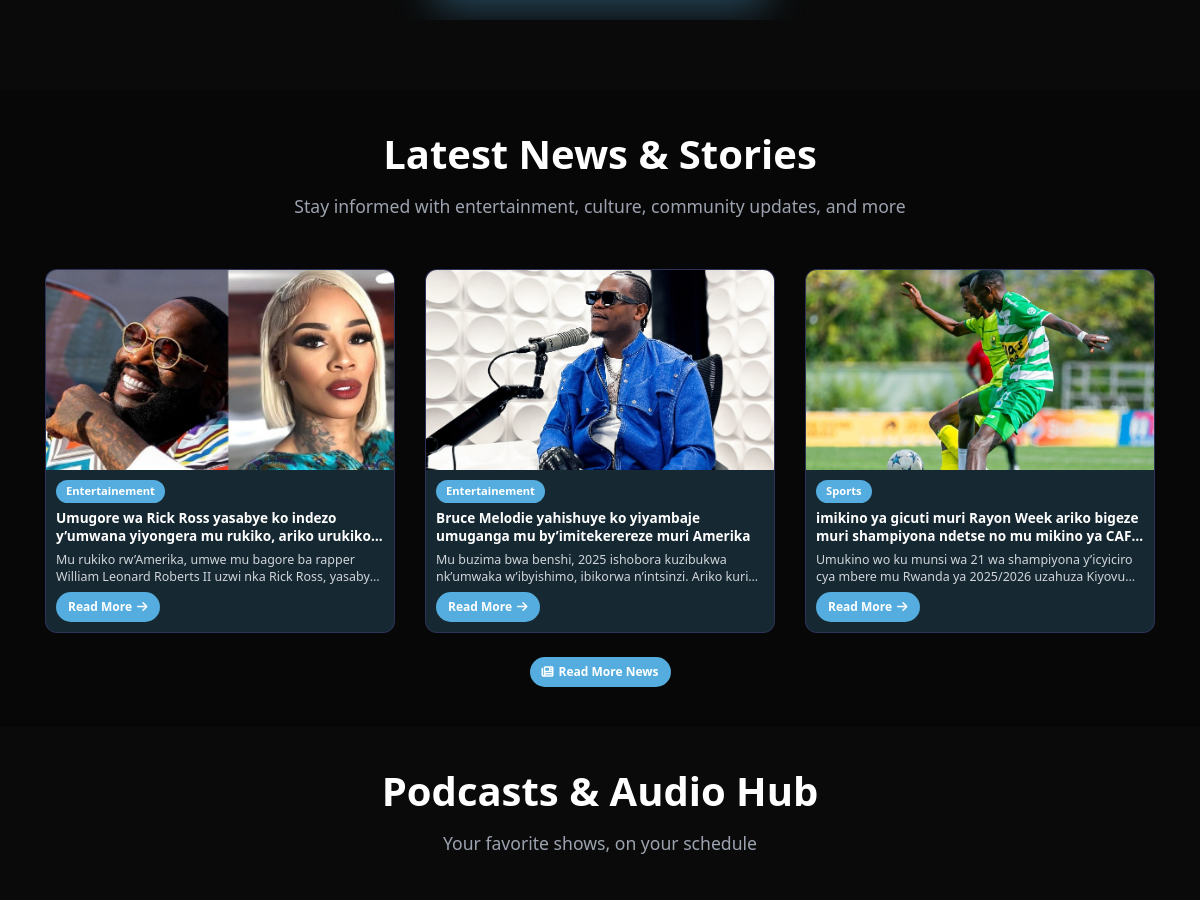
Before: / (middle part) with the older database file.
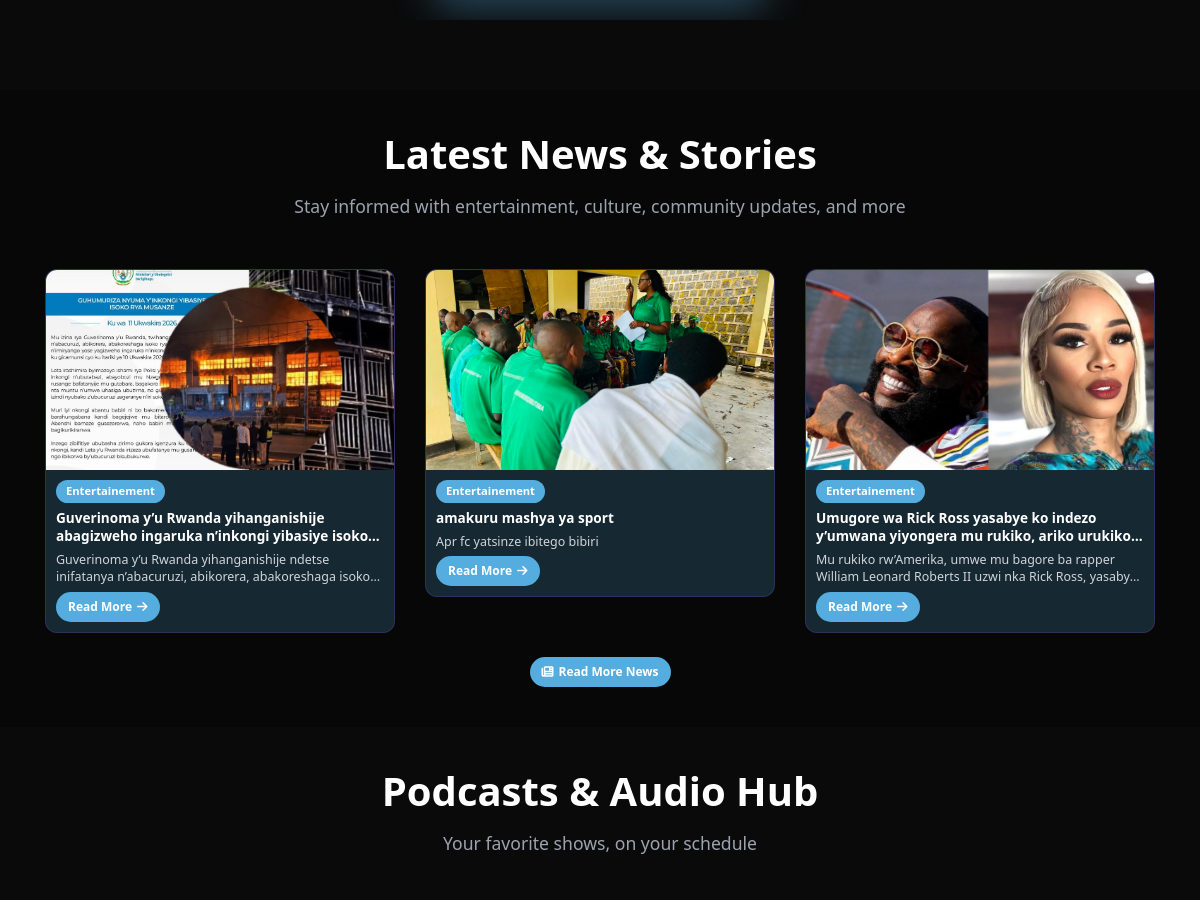
After: the same page with the newer database file.
### main/models.py (models this page shows, shortened)
class Article(models.Model):
    STATUS_CHOICES = [
        ('published', 'Published'),
        ('draft', 'Draft'),
        ('archived', 'Archived'),
    ]
    title = models.CharField(max_length=200, verbose_name="Title")
    category = models.ForeignKey(Category, on_delete=models.SET_NULL, null=True, related_name='articles', verbose_name="Category")
    excerpt = models.TextField(blank=False, null=False, verbose_name="Sub content")
    content = models.TextField(blank=False, null=False, verbose_name="Full Content")
    image = models.ImageField(upload_to='articles/', blank=False, null=False, verbose_name="Cover Image")
    status = models.CharField(max_length=20, choices=STATUS_CHOICES, default='draft', verbose_name="Status")
    author = models.ForeignKey(settings.AUTH_USER_MODEL, on_delete=models.SET_NULL, null=True, blank=False, related_name='articles', verbose_name="Author")
    created_at = models.DateTimeField(auto_now_add=True)
    updated_at = models.DateTimeField(auto_now=True)
    class Meta:
        verbose_name = "Article"
        verbose_name_plural = "Articles"
        ordering = ['-created_at']

class Category(models.Model):
    name = models.CharField(max_length=100, verbose_name="name")
    slug = models.SlugField(max_length=100, unique=True, verbose_name="Slug")
    description = models.TextField(blank=True, null=True, verbose_name="Description")
    icon = models.CharField(max_length=50, blank=True, null=True, verbose_name="Icon")
    created_at = models.DateTimeField(auto_now_add=True)
    updated_at = models.DateTimeField(auto_now=True)
    class Meta:
        verbose_name = "Article Category"
        verbose_name_plural = "Article Categories"
        ordering = ['name']

### main/views.py (the view)
# urls.py: 2. Add a URL to urlpatterns:  path('', views.home, name='home')
def home(request):
    template_name="index.html"
    program = Program.objects.filter(day__day=date.today().isoweekday(), is_active=True).order_by('start_time')
    article = Article.objects.filter(status='published').order_by('-created_at')[:3]
    podcasts = PodcastShow.objects.filter(is_active=True).order_by('-created_at')[:4]
    advertisements = Advertisement.objects.filter(is_active=True)
    current_time = datetime.now().time()
    current_program = None
    program_status = 'no_program'
    for prog in program:
        if prog.start_time <= current_time <= prog.end_time:
            current_program = prog
            program_status = 'live'
            break
    if not current_program:
        next_prog = program.filter(start_time__gt=current_time).first()
        if next_prog:
            current_program = next_prog
            program_status = 'upcoming'
        else:
            first_prog = program.first()
            if first_prog:
                current_program = first_prog
                program_status = 'later'
    programs_for_display = list(program)
    if program_status == 'live' and current_program and len(programs_for_display) > 1:
        live_index = programs_for_display.index(current_program)
        start_index = (live_index - 1) % len(programs_for_display)
        programs_for_display = programs_for_display[start_index:] + programs_for_display[:start_index]
    for podcast in podcasts:
        if podcast.video_url:
            podcast.embed_video_url = get_youtube_embed_url(podcast.video_url)
        else:
            podcast.embed_video_url = None
    context = {
        "programs": programs_for_display,
        "articles": article,
        "podcasts": podcasts,
        "advertisements": advertisements,
        "current_program": current_program,
        "program_status": program_status,
    }
    return render(request, template_name, context)

### main/utils.py (called while the page is built)
def get_youtube_embed_url(url):
    if not url:
        return None
    if 'youtube.com/embed/' in url:
        return url
    youtube_regex = r'(?:https?://)?(?:www\.)?youtube\.com/watch\?v=([a-zA-Z0-9_-]{11})'
    match = re.search(youtube_regex, url)
    if match:
        video_id = match.group(1)
        return f'https://www.youtube.com/embed/{video_id}'
    youtu_be_regex = r'(?:https?://)?(?:www\.)?youtu\.be/([a-zA-Z0-9_-]{11})'
    match = re.search(youtu_be_regex, url)
    if match:
        video_id = match.group(1)
        return f'https://www.youtube.com/embed/{video_id}'
    return url

### templates/index.html (shortened to what this page needs)
{% extends "base.html" %}
{% load static %}
{% block extra_head %}
<link rel="stylesheet" href="{% static 'css/styles.css' %}">
{% endblock extra_head %}
{% block content %}
    <section id="programs" class="section-padding">
        <div class="container">
            <div class="programs-slider-container">
                <div class="programs-slider-wrapper">
                    <div class="programs-slider" id="programsSlider">
                          {% for program in programs %}
                        <div class="program-slide" data-program-id="{{ program.id }}" data-program-title="{{ program.title }}">
                        </div>
                        {% endfor %}
                    </div>
                </div>
            </div>
        </div>
    </section>
    <section id="news" class="section-padding" style="background: rgba(0, 0, 0, 0.3);">
        <div class="container">
            <div class="section-title">
                <h2>Latest News & Stories</h2>
                <p>Stay informed with entertainment, culture, community updates, and more</p>
            </div>
            <div class="row">
                {% for article in articles %}
                <div class="col-md-4">
                    <div class="news-card">
                        <img src="{{ article.image.url }}" alt="{{ article.title }}">
                        <div class="news-card-body">
                            <span class="news-badge">{{ article.category.name }}</span>
                            <h5>{{ article.title }}</h5>
                            <p>{{ article.excerpt|truncatewords:30 }}</p>
                            <a href="{% url 'article_detail' article.pk %}" class="btn-read-more">Read More <i class="fas fa-arrow-right"></i></a>
                        </div>
                    </div>
                </div>
                {% endfor %}
            </div>
            <div class="text-center mt-4">
                <div class="text-center mt-4">
                <a href="{% url 'news' %}" class="btn-read-more"><i class="fas fa-newspaper"></i> Read More News</a>
             </div>
            </div>
        </div>
    </section>
    <section id="podcasts" class="section-padding">
        <div class="container">
            <div class="section-title">
                <h2>Podcasts & Audio Hub</h2>
                <p>Your favorite shows, on your schedule</p>
            </div>
        </div>
</section>
{% endblock content %}

Changed rows visible on the page:
no longer on this page (row unchanged): Article: image (picture), category.name "Entertainement", title "Bruce Melodie yahishuye ko yiyambaje umuganga mu by’imitekerereze muri Amerika", excerpt "Mu buzima bwa benshi, 2025 ishobora kuzibukwa nk’umwaka w’ibyishimo, ibikorwa n’intsinzi. Ariko…"
no longer on this page (row unchanged): Article: image (picture), category.name "Sports", title "imikino ya gicuti muri Rayon Week ariko bigeze muri shampiyona ndetse no mu mikino ya…", excerpt "Umukino wo ku munsi wa 21 wa shampiyona y’icyiciro cya mbere mu Rwanda ya 2025/2026 uzahuza…"
added Article: image (picture), category.name "Entertainement", title "Guverinoma y’u Rwanda yihanganishije abagizweho ingaruka n’inkongi yibasiye…", excerpt "Guverinoma y’u Rwanda yihanganishije ndetse inifatanya n’abacuruzi, abikorera, abakoreshaga…"
added Article: image (picture), category.name "Entertainement", title "amakuru mashya ya sport", excerpt "Apr fc yatsinze ibitego bibiri"
